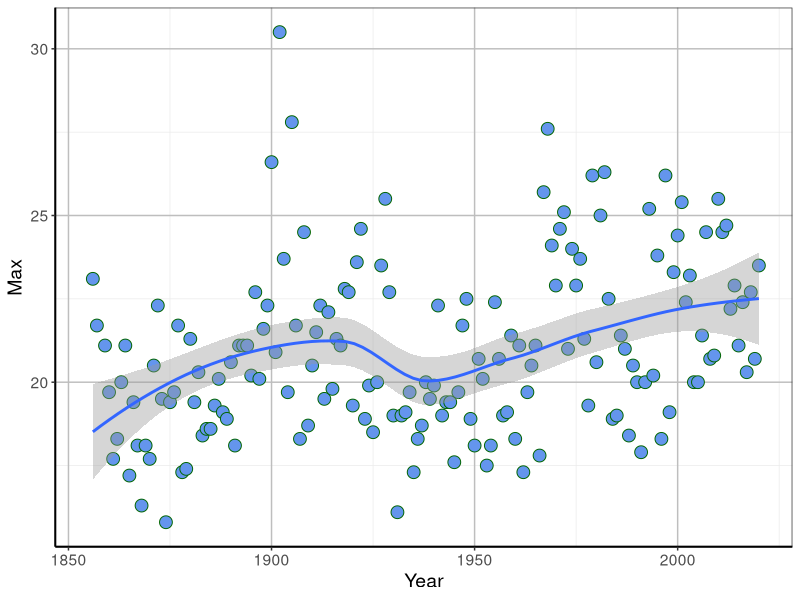

Write R code to recreate this figure.
library(tidyverse)

# Calculates the number of days above a given maximum temperature--------------------

dataw <- read.csv("data/melbourne.csv", header = TRUE)

input <- dataw %>%
        group_by(Year) %>%
        filter(Month == 2) %>%
        #filter (Min >= 18 ) %>%
        summarise(Count = n(), Max = max(Min))
        
input

plot <- ggplot(input, aes(x=Year, y = Max)) +
        geom_point(size=4, shape=21, fill = "cornflowerblue", colour = "darkgreen") +
        geom_smooth(method=loess)+
        theme_bw() +
        theme(panel.grid.major = element_line(size = 0.5, color = "grey"), 
        axis.line = element_line(size = 0.7, color = "black"), 
        text = element_text(size = 14))
plot

